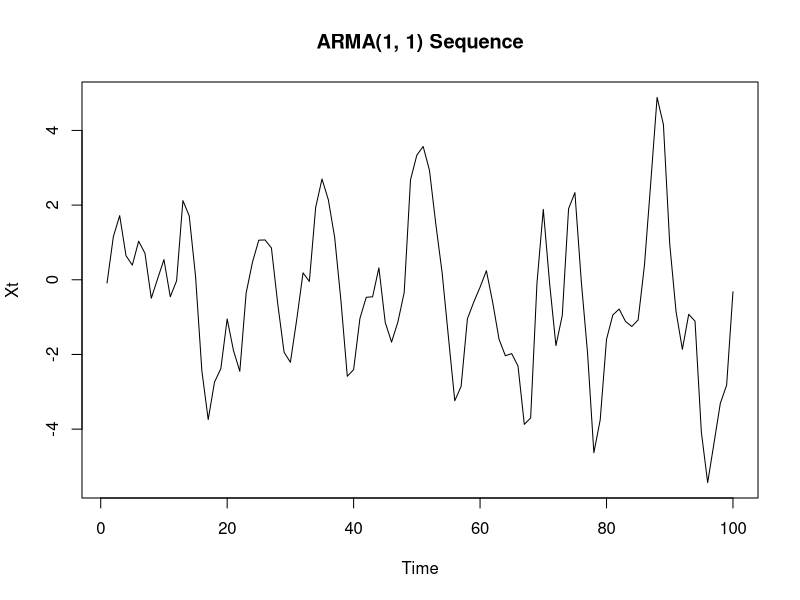
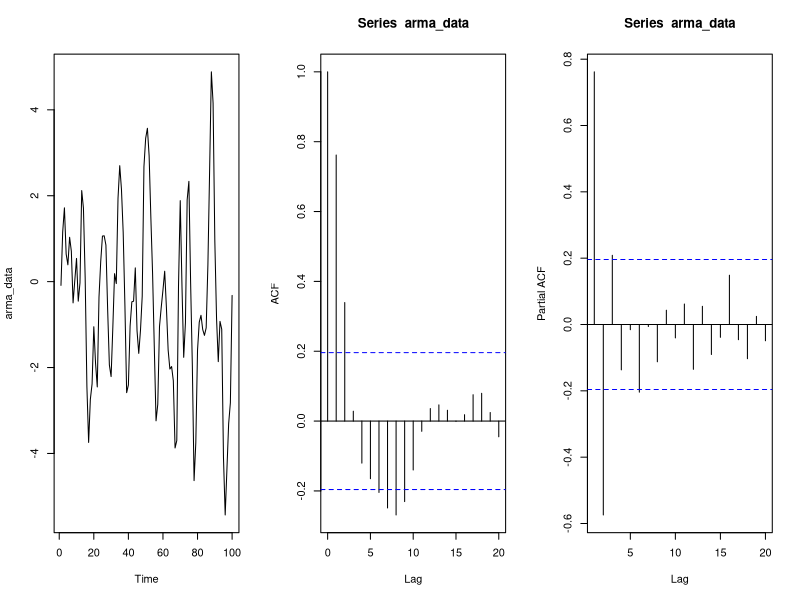
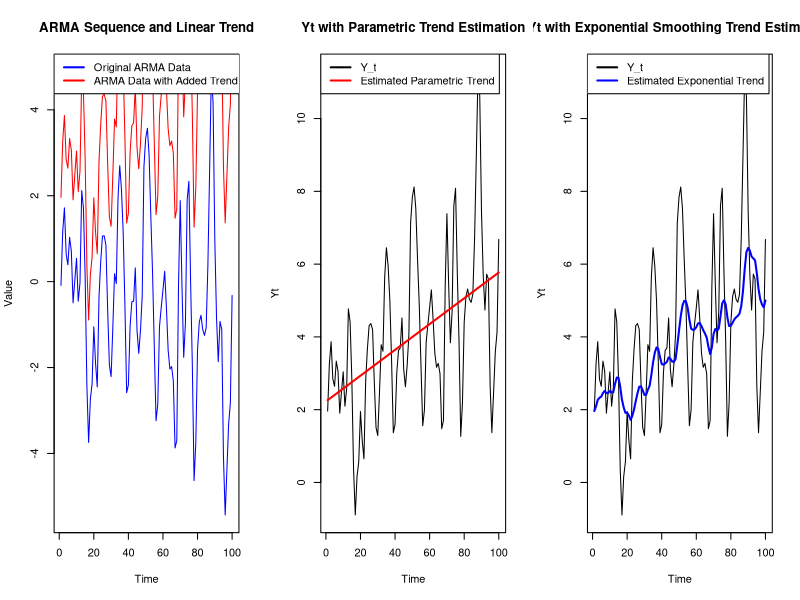
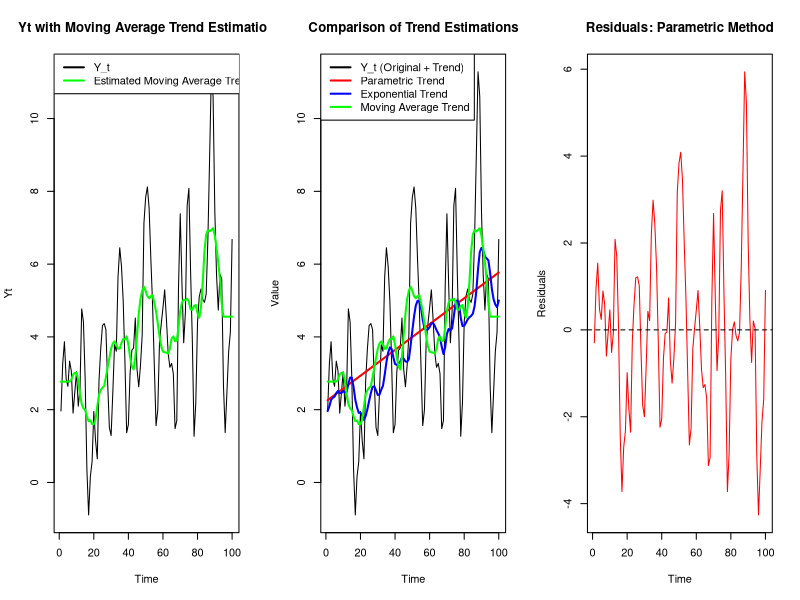
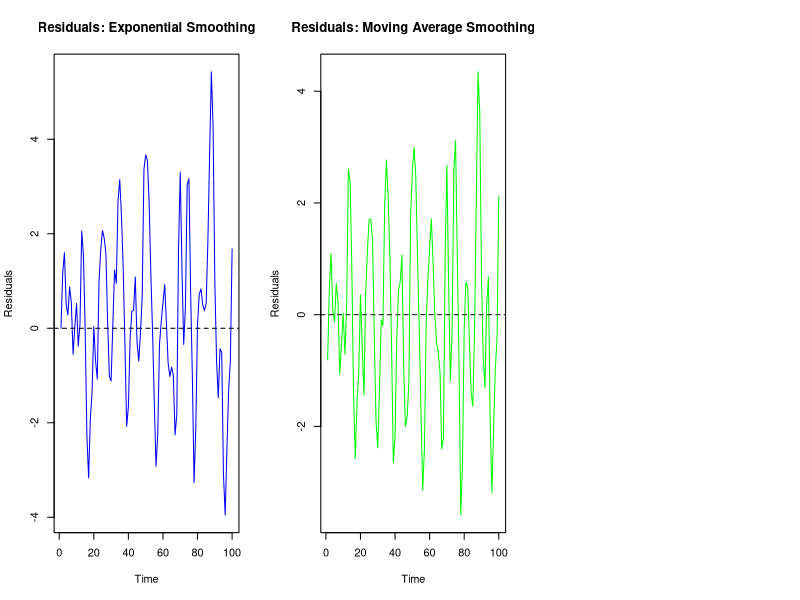
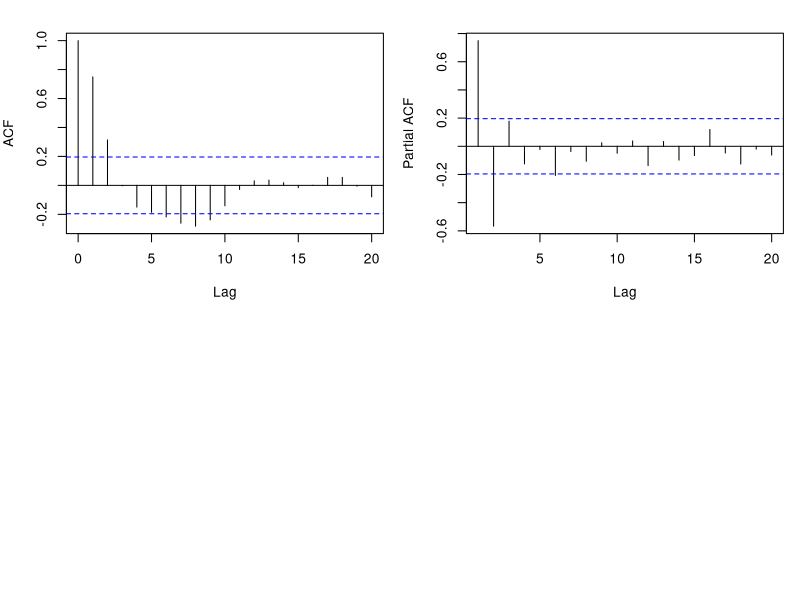
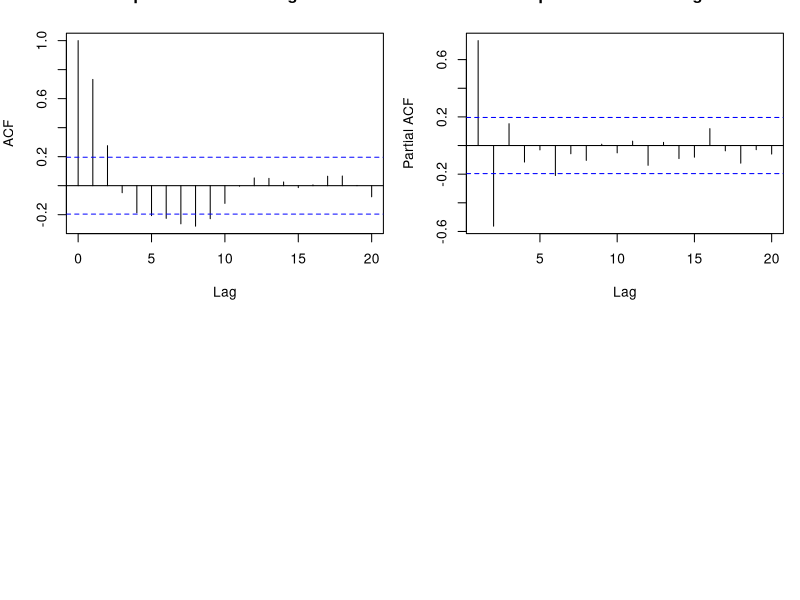
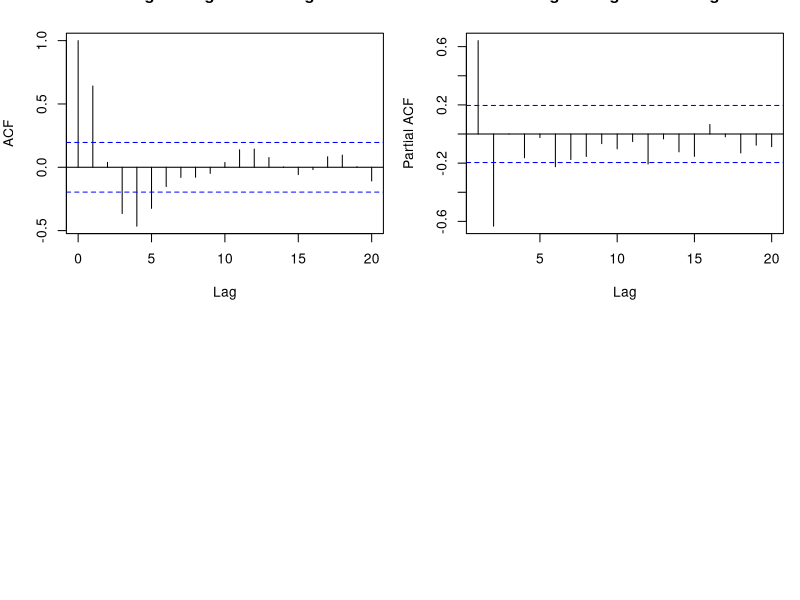

Here is the R script that generated these plots, in order:
## ---- chunk 1
knitr::opts_chunk$set(echo = TRUE)
## ---- chunk 2
MA<-function(n,q,theta=c(rep(1,q))){
IID=rnorm(n+q);
Data=c(rep(0,n+q));
for(i in (q+1):(n+q)){
Data[i]=IID[i]+sum(theta*IID[(i-1):(i-q)])
}
Data=Data[(q+1):(n+q)]
}
## ---- chunk 3
ARMA<-function(n,p,q,phi=c(rep(0.1,p)),sigma=1){
m=floor(n/10);
MAnoise=MA(n+m,q);
Data=c(); Data[1:p]=0; begin=p+1; end=n+m;
for(i in begin:end){
Data[i]=sum(phi*Data[(i-p):(i-1)])+MAnoise[i];
}
Data=Data[(m+1):(n+m)];
}

# Parameters for ARMA sequence
n = 100 # Number of observations
p = 1 # AR order
q = 1 # MA order
phi = c(0.5) # AR parameters
theta = c(-0.5) # MA parameters used in the MA function inside ARMA


arma_data = ARMA(n, p, q, phi)

# Plot the generated ARMA sequence
plot.ts(arma_data, main="ARMA(1, 1) Sequence", ylab="Xt")


#MyTimeSeries2=ARMA(1000,1,2); # phi=0.1 by default
#plot.ts(MyTimeSeries2)


## ---- chunk 4
# Plotting the two pictures together
par(mfrow=c(1,3));
plot.ts(arma_data);
acf(arma_data);
pacf(arma_data)

## ---- chunk 5
# Define the exponential smoothing function
ExpSmooth <- function(x, alpha) {
  n <- length(x)
  Data <- c(rep(0, n))
  Data[1] <- x[1]
  for (i in 2:n) {
    Data[i] <- alpha * x[i] + (1 - alpha) * Data[i-1]
  }
  return(Data)
}



## ---- chunk 6
# Define the moving average smoothing function
MASmooth <- function(x, Q) {
  n <- length(x)
  Smooth <- c(rep(0, n))
  for (i in (Q+1):(n-Q)) {
    Smooth[i] <- mean(x[(i-Q):(i+Q)])
  }
  for (i in 1:Q) {
    Smooth[i] <- Smooth[Q+1]
  }
  for (i in (n-Q+1):n) {
    Smooth[i] <- Smooth[(n-Q)]
  }
  out <- Smooth
  return(out)
}


## ---- chunk 7
n <- length(arma_data)  # Number of observations in arma_data
Time <- 1:n  # Time index

# Parameters for the linear trend
a <- 2  # Intercept of the linear trend
b <- 0.05  # Slope of the linear trend

# Generate the linear trend
linear_trend <- a + b * Time

## ---- chunk 8
# Add the linear trend to the ARMA sequence
Yt <- arma_data + linear_trend
## ---- chunk 9
# Plot the original ARMA sequence
plot(Time, arma_data, type="l", col="blue", main="ARMA Sequence and Linear Trend", ylab="Value", xlab="Time")
# Add the new sequence with the trend
lines(Time, Yt, col="red")
legend("topleft", legend=c("Original ARMA Data", "ARMA Data with Added Trend"), col=c("blue", "red"), lty=1, lwd=2)

## ---- chunk 10
# Estimate the trend using linear regression
linear_model <- lm(Yt ~ Time)
mt_parametric <- linear_model$fitted.values

## ---- chunk 11
# Exponential smoothing to estimate the trend
alpha <- 0.1  # Smoothing parameter
mt_exp <- ExpSmooth(Yt, alpha)

## ---- chunk 12
Q <- 5  # Window size for smoothing
mt_ma <- MASmooth(Yt, Q)

## ---- chunk 13
plot(Time, Yt, type="l", col="black", main="Yt with Parametric Trend Estimation")
lines(Time, mt_parametric, col="red", lwd=2)
legend("topleft", legend=c("Y_t", "Estimated Parametric Trend"), col=c("black", "red"), lty=1, lwd=2)

## ---- chunk 14
plot(Time, Yt, type="l", col="black", main="Yt with Exponential Smoothing Trend Estimation")
lines(Time, mt_exp, col="blue", lwd=2)
legend("topleft", legend=c("Y_t", "Estimated Exponential Trend"), col=c("black", "blue"), lty=1, lwd=2)

## ---- chunk 15
plot(Time, Yt, type="l", col="black", main="Yt with Moving Average Trend Estimation")
lines(Time, mt_ma, col="green", lwd=2)
legend("topleft", legend=c("Y_t", "Estimated Moving Average Trend"), col=c("black", "green"), lty=1, lwd=2)

## ---- chunk 16
# Plot the original series Yt with the added trend
plot(Time, Yt, type="l", col="black", main="Comparison of Trend Estimations", ylab="Value", xlab="Time")
# Add the estimated trend from the Parametric Method
lines(Time, mt_parametric, col="red", lwd=2)
# Add the estimated trend from Exponential Smoothing
lines(Time, mt_exp, col="blue", lwd=2)
# Add the estimated trend from Moving Average Smoothing
lines(Time, mt_ma, col="green", lwd=2)

# Add a legend to differentiate the methods
legend("topleft", 
       legend=c("Y_t (Original + Trend)", "Parametric Trend", "Exponential Trend", "Moving Average Trend"), 
       col=c("black", "red", "blue", "green"), 
       lty=1, lwd=2)

## ---- chunk 17
X_hat_t_parametric <- Yt - mt_parametric #Parametric Method Residuals
X_hat_t_exp <- Yt - mt_exp # Exponential Smoothing Method Residuals
X_hat_t_ma <- Yt - mt_ma # Moving Average Smoothing Residuals
## ---- chunk 18
plot(Time, X_hat_t_parametric, type="l", col="red", main="Residuals: Parametric Method", ylab="Residuals", xlab="Time")
abline(h=0, lty=2)

## ---- chunk 19
plot(Time, X_hat_t_exp, type="l", col="blue", main="Residuals: Exponential Smoothing", ylab="Residuals", xlab="Time")
abline(h=0, lty=2)

## ---- chunk 20
plot(Time, X_hat_t_ma, type="l", col="green", main="Residuals: Moving Average Smoothing", ylab="Residuals", xlab="Time")
abline(h=0, lty=2)

## ---- chunk 21
# ACF and PACF for Parametric Method Residuals
par(mfrow=c(2,2), mar=c(4,4,2,1))
acf(X_hat_t_parametric, main="ACF: Parametric Method Residuals")
pacf(X_hat_t_parametric, main="PACF: Parametric Method Residuals")

## ---- chunk 22
# ACF and PACF for Exponential Smoothing Residuals
par(mfrow=c(2,2), mar=c(4,4,2,1))
acf(X_hat_t_exp, main="ACF: Exponential Smoothing Residuals")
pacf(X_hat_t_exp, main="PACF: Exponential Smoothing Residuals")

## ---- chunk 23
# ACF and PACF for Moving Average Smoothing Residuals
par(mfrow=c(2,2), mar=c(4,4,2,1))
acf(X_hat_t_ma, main="ACF: Moving Average Smoothing Residuals")
pacf(X_hat_t_ma, main="PACF: Moving Average Smoothing Residuals")

## ---- chunk 24

# Adjust layout for ACF comparison
par(mfrow=c(2, 4), mar=c(4,4,2,1)) # 2 rows for ACF & PACF, 4 columns for each series

# ACF Plots: Original and Methods
acf(arma_data, main="ACF: Original Data", lag.max=20)
acf(X_hat_t_parametric, main="ACF: Parametric Method", lag.max=20)
acf(X_hat_t_ma, main="ACF: Moving Average", lag.max=20)
acf(X_hat_t_exp, main="ACF: Exponential Smoothing", lag.max=20)

# PACF Plots: Original and Methods
pacf(arma_data, main="PACF: Original Data", lag.max=20)
pacf(X_hat_t_parametric, main="PACF: Parametric Method", lag.max=20)
pacf(X_hat_t_ma, main="PACF: Moving Average", lag.max=20)
pacf(X_hat_t_exp, main="PACF: Exponential Smoothing", lag.max=20)

# Reset plot parameters to default after plotting
par(mfrow=c(1, 1), mar=c(5,4,4,2) + 0.1)
## ---- chunk 25
Temperature=scan("NorthernHemisphere.txt")
## ---- chunk 26
plot.ts(Temperature)
## ---- chunk 27
ExpSmooth<-function(x,alpha){
#x- data;
# alpha - smoothing parameter;
n=length(x);
Data=c(rep(0,n));
Data[1]=x[1];
for(i in 2:n){
Data[i]=alpha*x[i]+(1-alpha)*Data[i-1]
};
out<-Data;
}
## ---- chunk 28

# Using alpha = 0.1 as it provides the most smoothing
alpha <- 0.1
MySmoothedTS <- ExpSmooth(Temperature, alpha)
TS_1 <- Temperature - MySmoothedTS  

## ---- chunk 29
# Plot the original time series with the estimated trend
plot.ts(Temperature, main = "Original Time Series with Estimated Trend", ylab = "Temperature")
lines(MySmoothedTS, col = "blue", type = "l")  # Add the smoothed trend line

## ---- chunk 30
# Plot the stationary time series
plot.ts(TS_1, main = "Stationary Time Series", ylab = "Temperature")

# Plot the ACF of the stationary time series
acf(TS_1, main = "ACF of Stationary Time Series")

# Plot the PACF of the stationary time series
pacf(TS_1, main = "PACF of Stationary Time Series")

